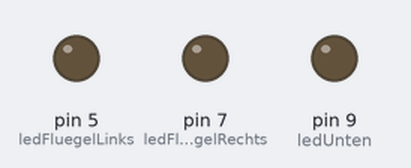
Recording of a sketch running on a simulated Arduino Nano, built with avr-gcc and run on an emulated ATmega328P. On the bench: output pins drawn as LEDs (lit = HIGH).

Above: at 1.1 s.
At 2.3 s:
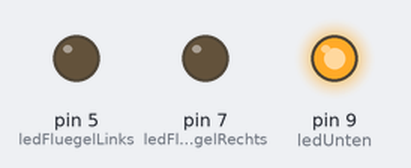
At 4.48 s:
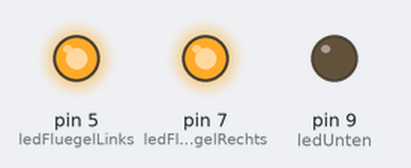
Timing chart, 0 to 5.7 s (numbered marks = the images above):
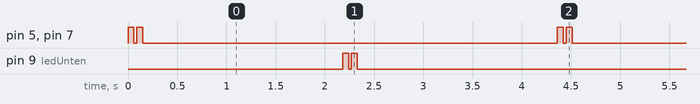

The sketch:

A380.ino
```cpp
// nano digital pins
int ledFluegelLinks = 5;
int ledFluegelRechts = 7;
int ledUnten = 9;

// in ms
int delayOn = 60;
int delayOnWait = 30;

void setup() {
  pinMode(ledFluegelLinks, OUTPUT);
  pinMode(ledFluegelRechts, OUTPUT);
  pinMode(ledUnten, OUTPUT);
}

void loop() {
  doFluegel();
  delay(2000);
  doUnten();
  delay(2000);
}

void doFluegel() {
  doLED(ledFluegelLinks, ledFluegelRechts);
  delay(delayOnWait);
  doLED(ledFluegelLinks, ledFluegelRechts);
  delay(delayOnWait);
}

void doUnten() {
  doLED(ledUnten, 0);
  delay(delayOnWait);
  doLED(ledUnten, 0);
  delay(delayOnWait);
}

void doLED(int nPin1, int nPin2) {
  digitalWrite(nPin1, HIGH);
  if (nPin2 > 0) {
    digitalWrite(nPin2, HIGH);
  }
  delay(delayOn);
  digitalWrite(nPin1, LOW);
  if (nPin2 > 0) {
    digitalWrite(nPin2, LOW);
  }
}
```

Measured:
- by itself, pin 5 (ledFluegelLinks), pin 7 (ledFluegelRechts), pin 9 (ledUnten): repeats every 4.4 s: LOW 0.03 s, HIGH 0.06 s, LOW 4.2 s, HIGH 0.06 s
- by itself, everything shown: repeats every 4.4 s, in 4 steps
